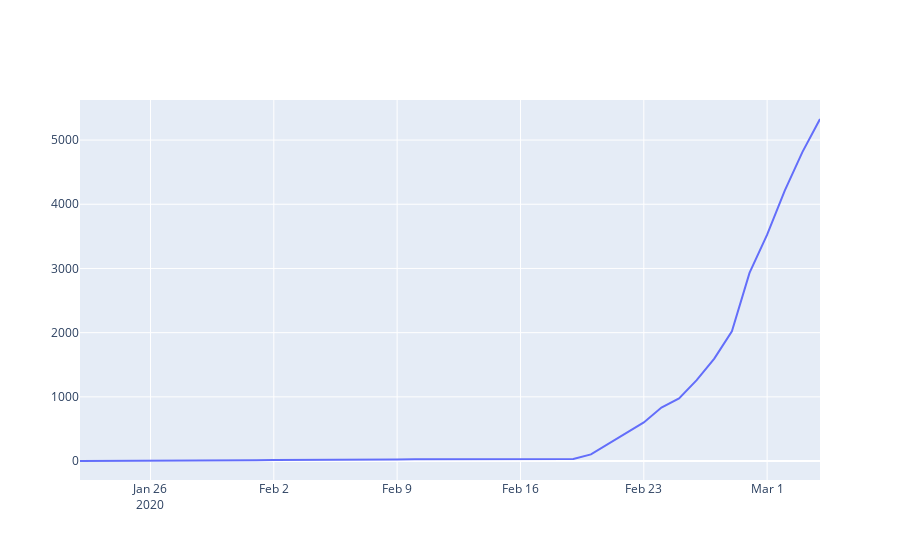

Notebook code cell kept with this figure:
### Code cell
##Plot
fig = go.Figure()

fig.add_trace(
    go.Scatter(
        x=df_korea.date, #x축에 날짜
        y = df_korea.confirmed, #y축에 누적 확진자 수
        name = 'Confirmed in Korea'
    )
)
